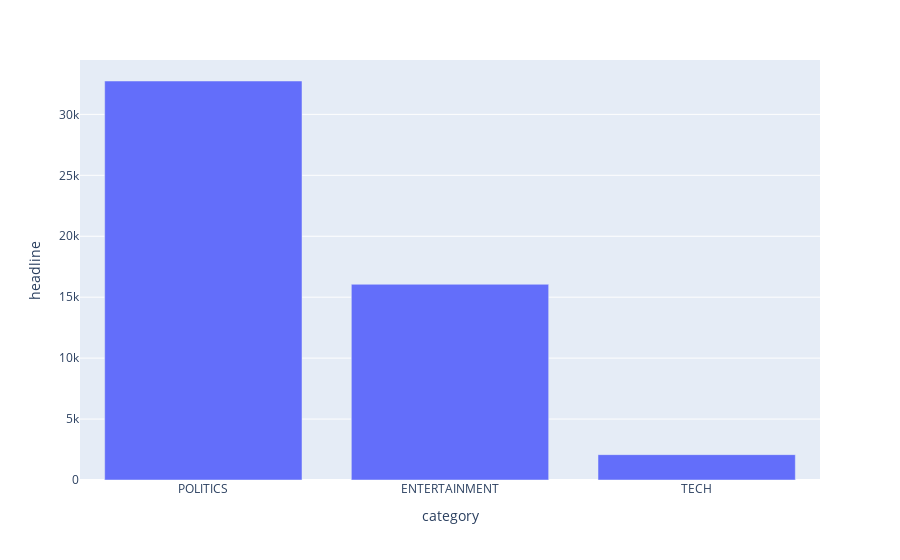

Notebook source saved alongside this figure:
### Code cell
fig = px.bar(df_groupby, x="category", y="headline")
fig.show()

### Figure 1 — Plotly figure (JSON) as saved in the notebook; plotly's stock layout.template omitted (floating-point values rounded to 4 significant figures)
{"data": [{"alignmentgroup": "True", "hovertemplate": "category=%{x}<br>headline=%{y}<extra></extra>", "legendgroup": "", "marker": {"color": "#636efa", "pattern": {"shape": ""}}, "name": "", "offsetgroup": "", "orientation": "v", "showlegend": false, "textposition": "auto", "type": "bar", "x": ["POLITICS", "ENTERTAINMENT", "TECH"], "xaxis": "x", "y": [32738, 16058, 2082], "yaxis": "y"}], "layout": {"autosize": true, "barmode": "relative", "legend": {"tracegroupgap": 0}, "margin": {"t": 60}, "xaxis": {"anchor": "y", "autorange": true, "domain": [0, 1], "range": [-0.5, 2.5], "title": {"text": "category"}, "type": "category"}, "yaxis": {"anchor": "x", "autorange": true, "domain": [0, 1], "range": [0, 34460.0], "title": {"text": "headline"}, "type": "linear"}}}
